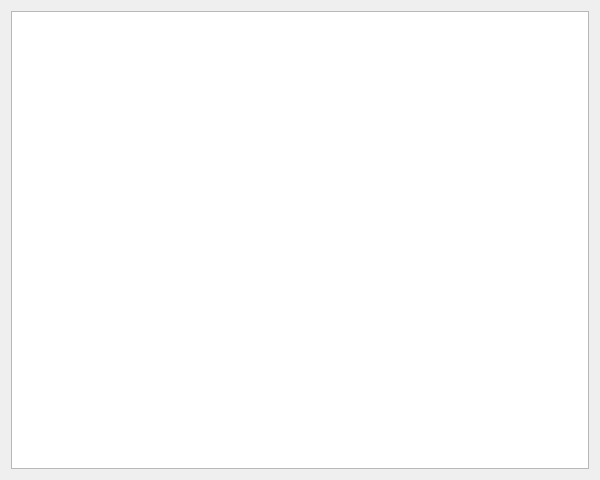
<ui version="4.0">
  <author></author>
  <comment></comment>
  <exportmacro></exportmacro>
  <class>QFitTableWidget</class>
  <widget class="QWidget">
    <property name="geometry" >
      <rect>
        <x>0</x>
        <y>0</y>
        <width>600</width>
        <height>480</height>
      </rect>
    </property>
    <property name="windowTitle" >
      <string>QFitTableWidget</string>
    </property>
    <layout class="QGridLayout" >
      <property name="margin" >
        <number>11</number>
      </property>
      <property name="spacing" >
        <number>6</number>
      </property>
      <item row="0" column="0" >
        <widget class="QTableWidget" name="Table" >
          <property name="rowCount" >
            <number>0</number>
          </property>
          <property name="columnCount" >
            <number>0</number>
          </property>
        </widget>
      </item>
    </layout>
  </widget>
  <layoutdefault spacing="6" margin="11" />
</ui>
